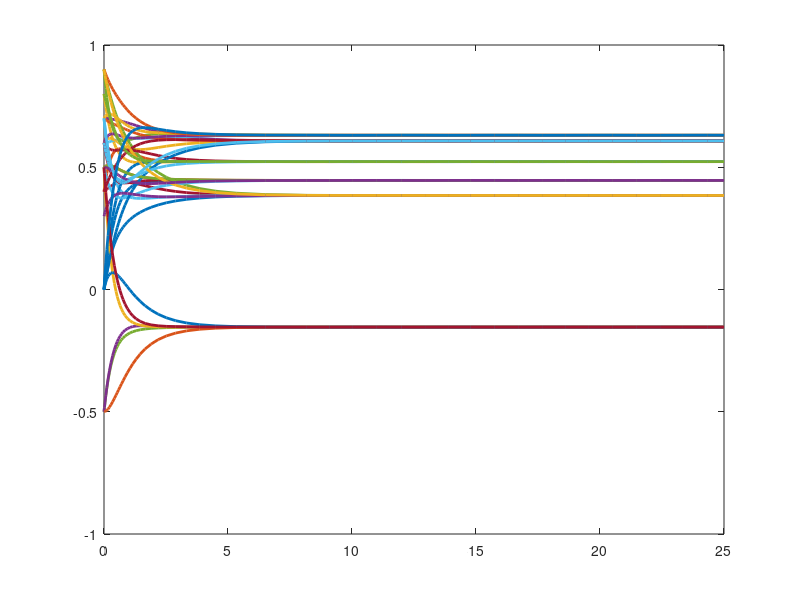
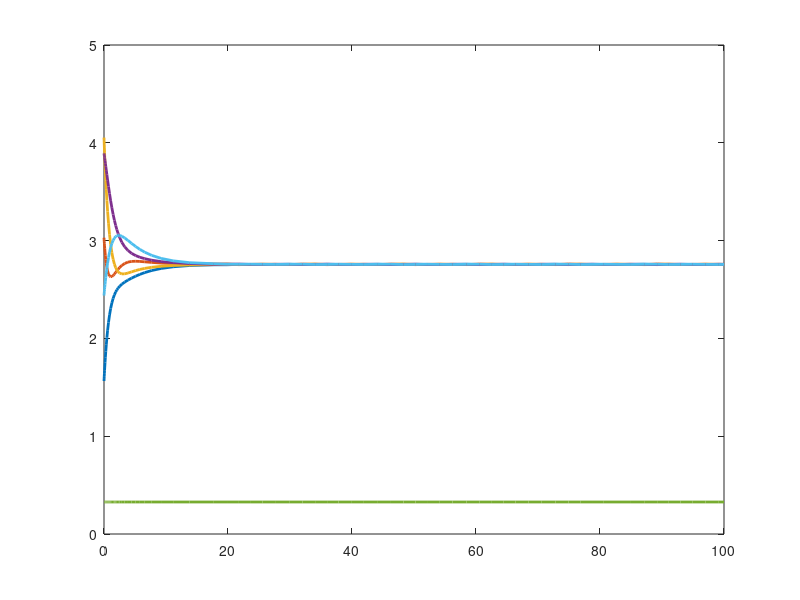
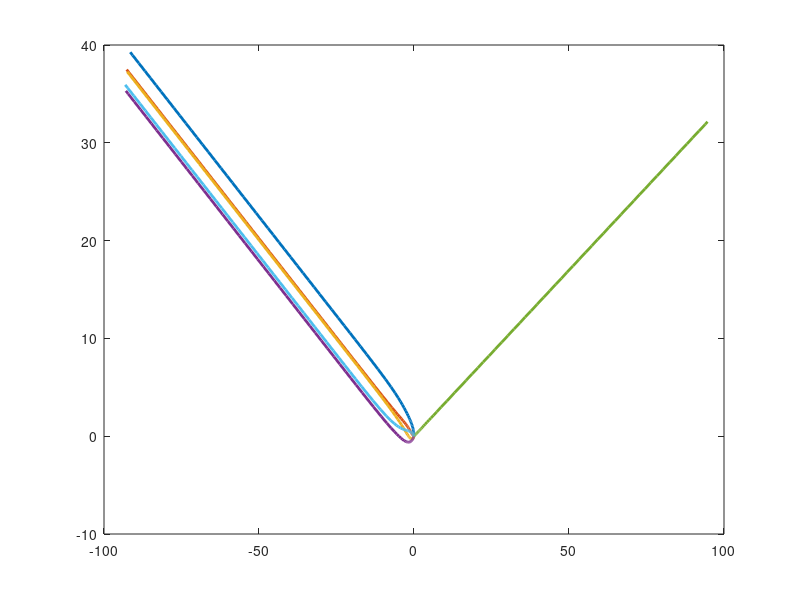

Recreate these plots in MATLAB, in order.
function trustconsensus
itrust(:,1)=[0;0.5;0.8;0.7;-0.5;0.6];
itrust(:,2)=[0.4;0;0.4;0.6;-0.5;0.9];
itrust(:,3)=[0.7;0.6;0;0.7;0.5;0.6];
itrust(:,4)=[0.9;0.5;0.6;0;-0.5;0.7];
itrust(:,5)=[0.3;0.5;0.6;0.4;0;0.9];
itrust(:,6)=[0.9;0.5;0.8;0.7;0.5;0];
init=[itrust(:,1);itrust(:,2);itrust(:,3);itrust(:,4);itrust(:,5);itrust(:,6)];
tin=[0 25];
[t,x]=ode23(@equations,tin,init);
function dx=equations(t,x)
 dx=zeros(36,1);
 dx(1:6)=x(13:18)-x(1:6);
 dx(7:12)=x(1:6)+x(31:36)-x(7:12)-x(7:12);
 dx(13:18)=x(1:6)+x(7:12)-x(13:18)-x(13:18);
 dx(19:24)=x(7:12)-x(19:24);
 dx(25:30)=x(13:18)-x(25:30);
 dx(31:36)=x(19:24)+x(25:30)-x(31:36)-x(31:36);
end
figure()
plot(t,x,'LineWidth',2)
Z1=x(:,1:6);
Z2=x(:,7:12);
Z3=x(:,13:18);
Z4=x(:,19:24);
Z5=x(:,25:30);
Z6=x(:,31:36);
finval=length(Z1(:,1));
trustcon=[Z1(finval,:);Z2(finval,:);Z3(finval,:);Z4(finval,:);Z5(finval,:);Z6(finval,:)];
a=0.5; V=1;
tint=[0 100]; %time interval
A=[0 0 0.5 0 0 0;0.5 0 0 0 0 0.5;0.5 0.5 0 0 0 0;0 0.5 0 0 0 0;0 0 0.5 0 0 0;0 0 0 0.5 0.5 0];
D=[0.5 0 0 0 0 0;0 1 0 0 0 0;0 0 1 0 0 0;0 0 0 0.5 0 0;0 0 0 0 0.5 0;0 0 0 0 0 1];
for i=1:1:6
    for j=1:1:6
        if trustcon(i,j)<0
            ErrN(i)=j;
        end
    end
end
if range(ErrN)==0
    ErrorNode=ErrN(1);
end
for i=1:1:6
    if A(i,ErrorNode)>0
        ou=1;
        DC(ou)=i;
        ErrorWeight(ou)=A(i,ErrorNode);
        ou=ou+1;
    end
end
for i=1:1:length(DC)
    D(DC(i),DC(i))=D(DC(i),DC(i))-ErrorWeight(i);
end
%% if direction and position of erroneous node is still of interest
init=rand(1,6).*(2*pi);
A(:,ErrorNode)=[0 0 0 0 0 0];
A(ErrorNode,:)=[0 0 0 0 0 0];
D(ErrorNode,ErrorNode)=[0];
L=D-A;
[T,th]=ode23(@equation,tint,[init zeros(1,12)]);
function dth=equation(T,th)
    dth=zeros(18,1);
    dth(1:6)=-L*th(1:6);
    dth(7:12)=cos(th(1:6));
    dth(13:18)=sin(th(1:6));
end
figure()
plot(T,th(:,1:6),'LineWidth',2)
figure()
plot(th(:,7:12),th(:,13:18),'LineWidth',2)
%% if erroneous node is no longer of interest
% init=rand(1,5).*(2*pi);
% A(:,ErrorNode)=[];
% A(ErrorNode,:)=[];
% D(:,ErrorNode)=[];
% D(ErrorNode,:)=[];
% L=D-A;
% [T,th]=ode23(@equation,tint,[init zeros(1,10)]);
% function dth=equation(T,th)
%     dth=zeros(15,1);
%     dth(1:5)=-L*th(1:5);
%     dth(6:10)=cos(th(1:5));
%     dth(11:15)=sin(th(1:5));
% end
% figure()
% plot(T,th(:,1:5),'LineWidth',2)
% figure()
% plot(th(:,6:10),th(:,11:15),'LineWidth',2)
end